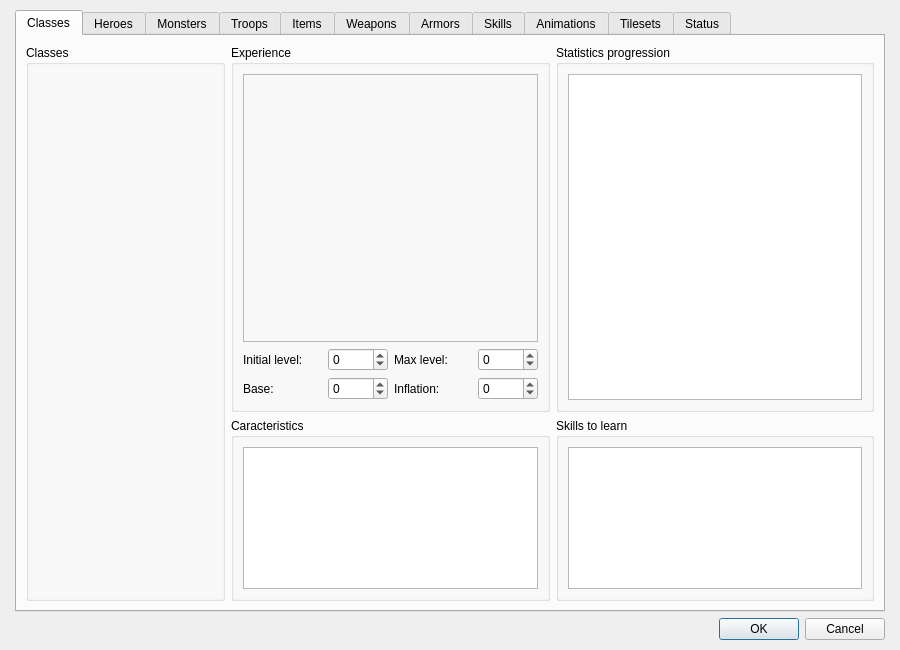
<?xml version="1.0" encoding="UTF-8"?>
<ui version="4.0">
 <class>DialogDatas</class>
 <widget class="QDialog" name="DialogDatas">
  <property name="geometry">
   <rect>
    <x>0</x>
    <y>0</y>
    <width>900</width>
    <height>650</height>
   </rect>
  </property>
  <property name="minimumSize">
   <size>
    <width>900</width>
    <height>650</height>
   </size>
  </property>
  <property name="maximumSize">
   <size>
    <width>900</width>
    <height>650</height>
   </size>
  </property>
  <property name="contextMenuPolicy">
   <enum>Qt::CustomContextMenu</enum>
  </property>
  <property name="windowTitle">
   <string>Datas Manager</string>
  </property>
  <layout class="QGridLayout" name="gridLayout_14">
   <property name="leftMargin">
    <number>15</number>
   </property>
   <property name="topMargin">
    <number>10</number>
   </property>
   <property name="rightMargin">
    <number>15</number>
   </property>
   <property name="bottomMargin">
    <number>10</number>
   </property>
   <item row="0" column="0">
    <layout class="QVBoxLayout" name="verticalLayout">
     <item>
      <widget class="QTabWidget" name="tabWidget">
       <property name="currentIndex">
        <number>0</number>
       </property>
       <property name="elideMode">
        <enum>Qt::ElideNone</enum>
       </property>
       <property name="usesScrollButtons">
        <bool>true</bool>
       </property>
       <widget class="QWidget" name="tab_8">
        <attribute name="title">
         <string>Classes</string>
        </attribute>
        <layout class="QGridLayout" name="gridLayout_39">
         <item row="0" column="0">
          <layout class="QHBoxLayout" name="horizontalLayout_5" stretch="0,1">
           <item>
            <widget class="QGroupBox" name="groupBox_18">
             <property name="minimumSize">
              <size>
               <width>0</width>
               <height>0</height>
              </size>
             </property>
             <property name="maximumSize">
              <size>
               <width>16777215</width>
               <height>16777215</height>
              </size>
             </property>
             <property name="title">
              <string>Classes</string>
             </property>
             <layout class="QGridLayout" name="gridLayout_23">
              <item row="0" column="0">
               <widget class="PanelSuperList" name="panelSuperListClasses" native="true">
                <property name="minimumSize">
                 <size>
                  <width>175</width>
                  <height>0</height>
                 </size>
                </property>
                <property name="maximumSize">
                 <size>
                  <width>175</width>
                  <height>16777215</height>
                 </size>
                </property>
               </widget>
              </item>
             </layout>
            </widget>
           </item>
           <item>
            <layout class="QGridLayout" name="gridLayout_37" rowstretch="2,1">
             <item row="0" column="0">
              <widget class="QGroupBox" name="groupBox_30">
               <property name="title">
                <string>Experience</string>
               </property>
               <layout class="QGridLayout" name="gridLayout_38">
                <item row="0" column="0">
                 <layout class="QVBoxLayout" name="verticalLayout_21" stretch="1,0">
                  <item>
                   <widget class="QFrame" name="frame">
                    <property name="frameShape">
                     <enum>QFrame::StyledPanel</enum>
                    </property>
                    <property name="frameShadow">
                     <enum>QFrame::Raised</enum>
                    </property>
                   </widget>
                  </item>
                  <item>
                   <layout class="QGridLayout" name="gridLayout_28" columnstretch="0,1,0,1">
                    <item row="1" column="3">
                     <widget class="QSpinBox" name="spinBoxClassInflation">
                      <property name="maximumSize">
                       <size>
                        <width>60</width>
                        <height>16777215</height>
                       </size>
                      </property>
                      <property name="minimum">
                       <number>-999999999</number>
                      </property>
                      <property name="maximum">
                       <number>999999999</number>
                      </property>
                     </widget>
                    </item>
                    <item row="1" column="0">
                     <widget class="QLabel" name="label_16">
                      <property name="text">
                       <string>Base:</string>
                      </property>
                     </widget>
                    </item>
                    <item row="0" column="0">
                     <widget class="QLabel" name="label_14">
                      <property name="text">
                       <string>Initial level:</string>
                      </property>
                     </widget>
                    </item>
                    <item row="0" column="1">
                     <widget class="QSpinBox" name="spinBoxClassInitialLevel">
                      <property name="maximumSize">
                       <size>
                        <width>60</width>
                        <height>16777215</height>
                       </size>
                      </property>
                      <property name="minimum">
                       <number>-999999999</number>
                      </property>
                      <property name="maximum">
                       <number>999999999</number>
                      </property>
                     </widget>
                    </item>
                    <item row="0" column="2">
                     <widget class="QLabel" name="label_15">
                      <property name="text">
                       <string>Max level:</string>
                      </property>
                     </widget>
                    </item>
                    <item row="0" column="3">
                     <widget class="QSpinBox" name="spinBoxClassMaxLevel">
                      <property name="maximumSize">
                       <size>
                        <width>60</width>
                        <height>16777215</height>
                       </size>
                      </property>
                      <property name="minimum">
                       <number>-999999999</number>
                      </property>
                      <property name="maximum">
                       <number>999999999</number>
                      </property>
                     </widget>
                    </item>
                    <item row="1" column="1">
                     <widget class="QSpinBox" name="spinBoxClassBase">
                      <property name="maximumSize">
                       <size>
                        <width>60</width>
                        <height>16777215</height>
                       </size>
                      </property>
                      <property name="minimum">
                       <number>-999999999</number>
                      </property>
                      <property name="maximum">
                       <number>999999999</number>
                      </property>
                     </widget>
                    </item>
                    <item row="1" column="2">
                     <widget class="QLabel" name="label_17">
                      <property name="text">
                       <string>Inflation:</string>
                      </property>
                     </widget>
                    </item>
                   </layout>
                  </item>
                 </layout>
                </item>
               </layout>
              </widget>
             </item>
             <item row="0" column="1">
              <widget class="QGroupBox" name="groupBox_20">
               <property name="title">
                <string>Statistics progression</string>
               </property>
               <layout class="QGridLayout" name="gridLayout_26">
                <item row="0" column="0">
                 <widget class="WidgetSuperTree" name="treeViewStatisticsProgression">
                  <property name="editTriggers">
                   <set>QAbstractItemView::NoEditTriggers</set>
                  </property>
                  <property name="indentation">
                   <number>0</number>
                  </property>
                 </widget>
                </item>
               </layout>
              </widget>
             </item>
             <item row="1" column="0">
              <widget class="QGroupBox" name="groupBox_29">
               <property name="title">
                <string>Caracteristics</string>
               </property>
               <layout class="QGridLayout" name="gridLayout_27">
                <item row="0" column="0">
                 <widget class="QTreeView" name="treeView_2">
                  <property name="editTriggers">
                   <set>QAbstractItemView::NoEditTriggers</set>
                  </property>
                 </widget>
                </item>
               </layout>
              </widget>
             </item>
             <item row="1" column="1">
              <widget class="QGroupBox" name="groupBox_21">
               <property name="title">
                <string>Skills to learn</string>
               </property>
               <layout class="QGridLayout" name="gridLayout_25">
                <item row="0" column="0">
                 <widget class="WidgetSuperTree" name="treeViewClassSkills">
                  <property name="verticalScrollBarPolicy">
                   <enum>Qt::ScrollBarAsNeeded</enum>
                  </property>
                  <property name="horizontalScrollBarPolicy">
                   <enum>Qt::ScrollBarAlwaysOff</enum>
                  </property>
                  <property name="editTriggers">
                   <set>QAbstractItemView::NoEditTriggers</set>
                  </property>
                  <property name="showDropIndicator" stdset="0">
                   <bool>false</bool>
                  </property>
                  <property name="indentation">
                   <number>0</number>
                  </property>
                 </widget>
                </item>
               </layout>
              </widget>
             </item>
            </layout>
           </item>
          </layout>
         </item>
        </layout>
       </widget>
       <widget class="QWidget" name="tab_6">
        <attribute name="title">
         <string>Heroes</string>
        </attribute>
        <widget class="QGroupBox" name="groupBox_16">
         <property name="geometry">
          <rect>
           <x>10</x>
           <y>10</y>
           <width>199</width>
           <height>541</height>
          </rect>
         </property>
         <property name="minimumSize">
          <size>
           <width>0</width>
           <height>0</height>
          </size>
         </property>
         <property name="maximumSize">
          <size>
           <width>16777215</width>
           <height>16777215</height>
          </size>
         </property>
         <property name="title">
          <string>Heroes</string>
         </property>
         <layout class="QGridLayout" name="gridLayout_21">
          <item row="0" column="0">
           <widget class="PanelSuperList" name="panelSuperListHeroes" native="true">
            <property name="minimumSize">
             <size>
              <width>175</width>
              <height>0</height>
             </size>
            </property>
            <property name="maximumSize">
             <size>
              <width>175</width>
              <height>16777215</height>
             </size>
            </property>
           </widget>
          </item>
         </layout>
        </widget>
        <widget class="QWidget" name="layoutWidget_2">
         <property name="geometry">
          <rect>
           <x>220</x>
           <y>10</y>
           <width>161</width>
           <height>46</height>
          </rect>
         </property>
         <layout class="QVBoxLayout" name="verticalLayout_19" stretch="0,1">
          <property name="spacing">
           <number>0</number>
          </property>
          <item>
           <widget class="QLabel" name="label_13">
            <property name="text">
             <string>Class:</string>
            </property>
           </widget>
          </item>
          <item>
           <widget class="QComboBox" name="comboBoxHeroClass"/>
          </item>
         </layout>
        </widget>
       </widget>
       <widget class="QWidget" name="tab_10">
        <attribute name="title">
         <string>Monsters</string>
        </attribute>
        <widget class="QGroupBox" name="groupBox_17">
         <property name="geometry">
          <rect>
           <x>10</x>
           <y>10</y>
           <width>199</width>
           <height>541</height>
          </rect>
         </property>
         <property name="minimumSize">
          <size>
           <width>0</width>
           <height>0</height>
          </size>
         </property>
         <property name="maximumSize">
          <size>
           <width>16777215</width>
           <height>16777215</height>
          </size>
         </property>
         <property name="title">
          <string>Monsters</string>
         </property>
         <layout class="QGridLayout" name="gridLayout_22">
          <item row="0" column="0">
           <widget class="PanelSuperList" name="panelSuperListMonsters" native="true">
            <property name="minimumSize">
             <size>
              <width>175</width>
              <height>0</height>
             </size>
            </property>
            <property name="maximumSize">
             <size>
              <width>175</width>
              <height>16777215</height>
             </size>
            </property>
           </widget>
          </item>
         </layout>
        </widget>
        <widget class="QWidget" name="layoutWidget_4">
         <property name="geometry">
          <rect>
           <x>220</x>
           <y>10</y>
           <width>161</width>
           <height>46</height>
          </rect>
         </property>
         <layout class="QVBoxLayout" name="verticalLayout_20" stretch="0,1">
          <property name="spacing">
           <number>0</number>
          </property>
          <item>
           <widget class="QLabel" name="label_18">
            <property name="text">
             <string>Class:</string>
            </property>
           </widget>
          </item>
          <item>
           <widget class="QComboBox" name="comboBoxMonsterClass"/>
          </item>
         </layout>
        </widget>
        <widget class="QPushButton" name="pushButtonMonsterbattleRewards">
         <property name="geometry">
          <rect>
           <x>658</x>
           <y>20</y>
           <width>171</width>
           <height>25</height>
          </rect>
         </property>
         <property name="text">
          <string>Configure battle...</string>
         </property>
        </widget>
       </widget>
       <widget class="QWidget" name="tab_11">
        <attribute name="title">
         <string>Troops</string>
        </attribute>
        <layout class="QGridLayout" name="gridLayout_2">
         <item row="0" column="0">
          <layout class="QHBoxLayout" name="horizontalLayout_3" stretch="0,1">
           <item>
            <widget class="QGroupBox" name="groupBox_19">
             <property name="minimumSize">
              <size>
               <width>0</width>
               <height>0</height>
              </size>
             </property>
             <property name="maximumSize">
              <size>
               <width>16777215</width>
               <height>16777215</height>
              </size>
             </property>
             <property name="title">
              <string>Troops</string>
             </property>
             <layout class="QGridLayout" name="gridLayout_24">
              <item row="0" column="0">
               <widget class="PanelSuperList" name="panelSuperListTroops" native="true">
                <property name="minimumSize">
                 <size>
                  <width>175</width>
                  <height>0</height>
                 </size>
                </property>
                <property name="maximumSize">
                 <size>
                  <width>175</width>
                  <height>16777215</height>
                 </size>
                </property>
               </widget>
              </item>
             </layout>
            </widget>
           </item>
           <item>
            <layout class="QVBoxLayout" name="verticalLayout_4" stretch="0,0,1">
             <property name="spacing">
              <number>15</number>
             </property>
             <item>
              <layout class="QHBoxLayout" name="horizontalLayout">
               <item>
                <widget class="QLabel" name="label_3">
                 <property name="text">
                  <string>Battle map:</string>
                 </property>
                </widget>
               </item>
               <item>
                <widget class="QComboBox" name="comboBox">
                 <property name="minimumSize">
                  <size>
                   <width>160</width>
                   <height>0</height>
                  </size>
                 </property>
                 <property name="maximumSize">
                  <size>
                   <width>160</width>
                   <height>16777215</height>
                  </size>
                 </property>
                </widget>
               </item>
               <item>
                <spacer name="horizontalSpacer">
                 <property name="orientation">
                  <enum>Qt::Horizontal</enum>
                 </property>
                 <property name="sizeHint" stdset="0">
                  <size>
                   <width>248</width>
                   <height>20</height>
                  </size>
                 </property>
                </spacer>
               </item>
               <item>
                <widget class="QPushButton" name="pushButton">
                 <property name="text">
                  <string>Test...</string>
                 </property>
                </widget>
               </item>
              </layout>
             </item>
             <item>
              <layout class="QHBoxLayout" name="horizontalLayout_2" stretch="1,1">
               <item>
                <widget class="QGroupBox" name="groupBox_3">
                 <property name="title">
                  <string>Monsters list</string>
                 </property>
                 <layout class="QGridLayout" name="gridLayout">
                  <item row="0" column="0">
                   <widget class="WidgetSuperTree" name="treeViewMonstersList">
                    <property name="maximumSize">
                     <size>
                      <width>16777215</width>
                      <height>16777215</height>
                     </size>
                    </property>
                    <property name="indentation">
                     <number>0</number>
                    </property>
                   </widget>
                  </item>
                 </layout>
                </widget>
               </item>
               <item>
                <spacer name="horizontalSpacer_2">
                 <property name="orientation">
                  <enum>Qt::Horizontal</enum>
                 </property>
                 <property name="sizeHint" stdset="0">
                  <size>
                   <width>288</width>
                   <height>228</height>
                  </size>
                 </property>
                </spacer>
               </item>
              </layout>
             </item>
             <item>
              <widget class="QGroupBox" name="groupBox_2">
               <property name="title">
                <string>States</string>
               </property>
              </widget>
             </item>
            </layout>
           </item>
          </layout>
         </item>
        </layout>
       </widget>
       <widget class="QWidget" name="tab_2">
        <attribute name="title">
         <string>Items</string>
        </attribute>
        <widget class="QGroupBox" name="groupBox_12">
         <property name="geometry">
          <rect>
           <x>10</x>
           <y>10</y>
           <width>199</width>
           <height>541</height>
          </rect>
         </property>
         <property name="minimumSize">
          <size>
           <width>0</width>
           <height>0</height>
          </size>
         </property>
         <property name="maximumSize">
          <size>
           <width>16777215</width>
           <height>16777215</height>
          </size>
         </property>
         <property name="title">
          <string>Items</string>
         </property>
         <layout class="QGridLayout" name="gridLayout_17">
          <property name="leftMargin">
           <number>9</number>
          </property>
          <property name="topMargin">
           <number>9</number>
          </property>
          <property name="rightMargin">
           <number>9</number>
          </property>
          <property name="bottomMargin">
           <number>9</number>
          </property>
          <item row="0" column="0">
           <widget class="PanelSuperList" name="panelSuperListItems" native="true">
            <property name="minimumSize">
             <size>
              <width>175</width>
              <height>0</height>
             </size>
            </property>
            <property name="maximumSize">
             <size>
              <width>175</width>
              <height>16777215</height>
             </size>
            </property>
           </widget>
          </item>
         </layout>
        </widget>
        <widget class="QCheckBox" name="checkBoxItemConsumable">
         <property name="geometry">
          <rect>
           <x>220</x>
           <y>60</y>
           <width>161</width>
           <height>21</height>
          </rect>
         </property>
         <property name="text">
          <string>Consumable</string>
         </property>
        </widget>
        <widget class="QWidget" name="layoutWidget_5">
         <property name="geometry">
          <rect>
           <x>220</x>
           <y>10</y>
           <width>161</width>
           <height>46</height>
          </rect>
         </property>
         <layout class="QVBoxLayout" name="verticalLayout_18" stretch="0,1">
          <property name="spacing">
           <number>0</number>
          </property>
          <item>
           <widget class="QLabel" name="label_12">
            <property name="text">
             <string>Type:</string>
            </property>
           </widget>
          </item>
          <item>
           <widget class="QComboBox" name="comboBoxItemType">
            <item>
             <property name="text">
              <string>None</string>
             </property>
            </item>
           </widget>
          </item>
         </layout>
        </widget>
       </widget>
       <widget class="QWidget" name="tab_4">
        <attribute name="title">
         <string>Weapons</string>
        </attribute>
        <widget class="QGroupBox" name="groupBox_14">
         <property name="geometry">
          <rect>
           <x>10</x>
           <y>10</y>
           <width>199</width>
           <height>541</height>
          </rect>
         </property>
         <property name="minimumSize">
          <size>
           <width>0</width>
           <height>0</height>
          </size>
         </property>
         <property name="maximumSize">
          <size>
           <width>16777215</width>
           <height>16777215</height>
          </size>
         </property>
         <property name="title">
          <string>Weapons</string>
         </property>
         <layout class="QGridLayout" name="gridLayout_19">
          <item row="0" column="0">
           <widget class="PanelSuperList" name="panelSuperListWeapons" native="true">
            <property name="minimumSize">
             <size>
              <width>175</width>
              <height>0</height>
             </size>
            </property>
            <property name="maximumSize">
             <size>
              <width>175</width>
              <height>16777215</height>
             </size>
            </property>
           </widget>
          </item>
         </layout>
        </widget>
        <widget class="QWidget" name="layoutWidget_1">
         <property name="geometry">
          <rect>
           <x>220</x>
           <y>10</y>
           <width>161</width>
           <height>50</height>
          </rect>
         </property>
         <layout class="QVBoxLayout" name="verticalLayout_2">
          <property name="spacing">
           <number>0</number>
          </property>
          <item>
           <widget class="QLabel" name="label">
            <property name="text">
             <string>Kind:</string>
            </property>
           </widget>
          </item>
          <item>
           <widget class="QComboBox" name="comboBoxWeaponKind"/>
          </item>
         </layout>
        </widget>
       </widget>
       <widget class="QWidget" name="tab_5">
        <attribute name="title">
         <string>Armors</string>
        </attribute>
        <widget class="QGroupBox" name="groupBox_15">
         <property name="geometry">
          <rect>
           <x>10</x>
           <y>10</y>
           <width>199</width>
           <height>541</height>
          </rect>
         </property>
         <property name="minimumSize">
          <size>
           <width>0</width>
           <height>0</height>
          </size>
         </property>
         <property name="maximumSize">
          <size>
           <width>16777215</width>
           <height>16777215</height>
          </size>
         </property>
         <property name="title">
          <string>Armors</string>
         </property>
         <layout class="QGridLayout" name="gridLayout_20">
          <item row="0" column="0">
           <widget class="PanelSuperList" name="panelSuperListArmors" native="true">
            <property name="minimumSize">
             <size>
              <width>175</width>
              <height>0</height>
             </size>
            </property>
            <property name="maximumSize">
             <size>
              <width>175</width>
              <height>16777215</height>
             </size>
            </property>
           </widget>
          </item>
         </layout>
        </widget>
        <widget class="QWidget" name="layoutWidget_3">
         <property name="geometry">
          <rect>
           <x>220</x>
           <y>10</y>
           <width>161</width>
           <height>50</height>
          </rect>
         </property>
         <layout class="QVBoxLayout" name="verticalLayout_3">
          <property name="spacing">
           <number>0</number>
          </property>
          <item>
           <widget class="QLabel" name="label_2">
            <property name="text">
             <string>Kind:</string>
            </property>
           </widget>
          </item>
          <item>
           <widget class="QComboBox" name="comboBoxArmorKind"/>
          </item>
         </layout>
        </widget>
       </widget>
       <widget class="QWidget" name="tab_3">
        <attribute name="title">
         <string>Skills</string>
        </attribute>
        <widget class="QGroupBox" name="groupBox_13">
         <property name="geometry">
          <rect>
           <x>10</x>
           <y>10</y>
           <width>199</width>
           <height>541</height>
          </rect>
         </property>
         <property name="minimumSize">
          <size>
           <width>0</width>
           <height>0</height>
          </size>
         </property>
         <property name="maximumSize">
          <size>
           <width>16777215</width>
           <height>16777215</height>
          </size>
         </property>
         <property name="title">
          <string>Skills</string>
         </property>
         <layout class="QGridLayout" name="gridLayout_18">
          <item row="0" column="0">
           <widget class="PanelSuperList" name="panelSuperListSkills" native="true">
            <property name="minimumSize">
             <size>
              <width>175</width>
              <height>0</height>
             </size>
            </property>
            <property name="maximumSize">
             <size>
              <width>175</width>
              <height>16777215</height>
             </size>
            </property>
           </widget>
          </item>
         </layout>
        </widget>
       </widget>
       <widget class="QWidget" name="tab">
        <attribute name="title">
         <string>Animations</string>
        </attribute>
       </widget>
       <widget class="QWidget" name="tab_7">
        <attribute name="title">
         <string>Tilesets</string>
        </attribute>
       </widget>
       <widget class="QWidget" name="tab_9">
        <attribute name="title">
         <string>Status</string>
        </attribute>
       </widget>
      </widget>
     </item>
     <item>
      <widget class="QDialogButtonBox" name="buttonBox">
       <property name="orientation">
        <enum>Qt::Horizontal</enum>
       </property>
       <property name="standardButtons">
        <set>QDialogButtonBox::Cancel|QDialogButtonBox::Ok</set>
       </property>
      </widget>
     </item>
    </layout>
   </item>
  </layout>
 </widget>
 <customwidgets>
  <customwidget>
   <class>WidgetSuperTree</class>
   <extends>QTreeView</extends>
   <header>widgetsupertree.h</header>
  </customwidget>
  <customwidget>
   <class>PanelSuperList</class>
   <extends>QWidget</extends>
   <header>panelsuperlist.h</header>
   <container>1</container>
  </customwidget>
 </customwidgets>
 <resources/>
 <connections>
  <connection>
   <sender>buttonBox</sender>
   <signal>rejected()</signal>
   <receiver>DialogDatas</receiver>
   <slot>reject()</slot>
   <hints>
    <hint type="sourcelabel">
     <x>342</x>
     <y>638</y>
    </hint>
    <hint type="destinationlabel">
     <x>286</x>
     <y>274</y>
    </hint>
   </hints>
  </connection>
  <connection>
   <sender>buttonBox</sender>
   <signal>accepted()</signal>
   <receiver>DialogDatas</receiver>
   <slot>accept()</slot>
   <hints>
    <hint type="sourcelabel">
     <x>274</x>
     <y>638</y>
    </hint>
    <hint type="destinationlabel">
     <x>157</x>
     <y>274</y>
    </hint>
   </hints>
  </connection>
 </connections>
</ui>
